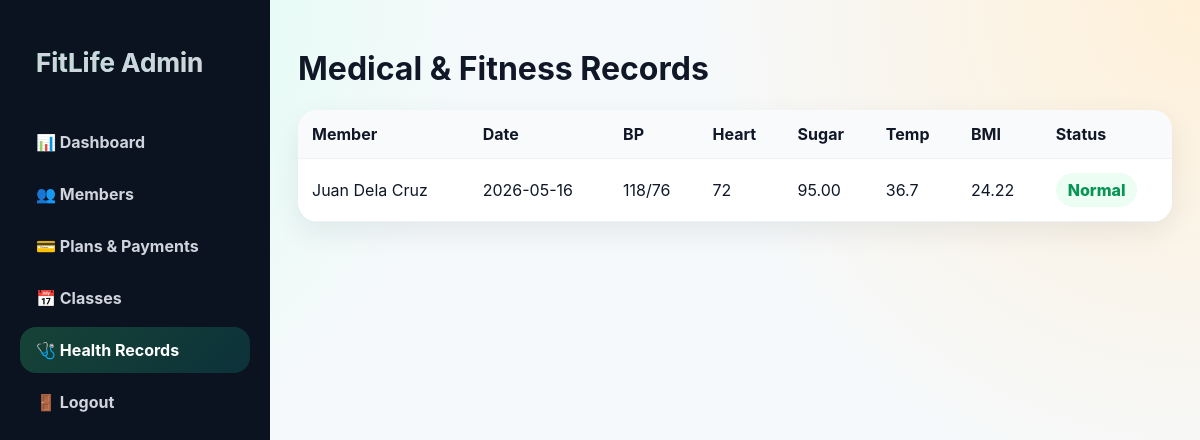
/admin/health.php (signed in), run on the app's committed database.
### tables this page shows
CREATE TABLE health_records(
 id INT AUTO_INCREMENT PRIMARY KEY,
 member_id INT NOT NULL, record_date DATE, systolic INT, diastolic INT, heart_rate INT, temperature DECIMAL(4,1), blood_sugar DECIMAL(6,2), oxygen_level INT, weight_kg DECIMAL(6,2), bmi DECIMAL(5,2), status VARCHAR(120), notes TEXT,
 FOREIGN KEY(member_id) REFERENCES members(id) ON DELETE CASCADE
);

CREATE TABLE users(
 id INT AUTO_INCREMENT PRIMARY KEY,
 full_name VARCHAR(120) NOT NULL,
 username VARCHAR(60) NULL UNIQUE,
 email VARCHAR(120) NOT NULL UNIQUE,
 password VARCHAR(255) NOT NULL,
 role ENUM('user') NOT NULL DEFAULT 'user',
 status ENUM('active','inactive') DEFAULT 'active',
 created_at TIMESTAMP DEFAULT CURRENT_TIMESTAMP
);

### web/config/auth.php (called while the page is built, shortened)
<?php
function e($str){ return htmlspecialchars((string)$str, ENT_QUOTES, 'UTF-8'); }
?>

### web/admin/health.php (the view)
<?php require '../config/database.php'; require_once '../config/auth.php'; require_role('admin'); $rows=mysqli_query($conn,"SELECT h.*,u.full_name FROM health_records h JOIN members m ON h.member_id=m.id JOIN users u ON m.user_id=u.id ORDER BY h.record_date DESC"); ?>
<!DOCTYPE html><html><head><title>Health Records</title><link rel="stylesheet" href="../assets/css/style.css"></head><body><div class="layout"><?php include '_nav.php'; ?><main class="main"><h1>Medical & Fitness Records</h1><table class="table"><tr><th>Member</th><th>Date</th><th>BP</th><th>Heart</th><th>Sugar</th><th>Temp</th><th>BMI</th><th>Status</th></tr><?php while($r=mysqli_fetch_assoc($rows)):?><tr><td><?=e($r['full_name'])?></td><td><?=$r['record_date']?></td><td><?=$r['systolic']?>/<?=$r['diastolic']?></td><td><?=$r['heart_rate']?></td><td><?=$r['blood_sugar']?></td><td><?=$r['temperature']?></td><td><?=$r['bmi']?></td><td><span class="badge"><?=e($r['status'])?></span></td></tr><?php endwhile;?></table></main></div></body></html>

### web/assets/css/style.css (style rules this page uses)
:root { --green:#37d67a;--teal:#12c2b0;--orange:#ff8a3d;--dark:#101828;--muted:#667085;--bg:#f6f9fb;--card:#fff;--danger:#ef4444;--warn:#f59e0b;--radius:24px;--shadow:0 20px 55px rgba(16,24,40,.12) }
* { box-sizing:border-box }
body { margin:0;font-family:Inter,Segoe UI,Arial,sans-serif;background:radial-gradient(circle at top left,#d7fff0,transparent 34%),radial-gradient(circle at top right,#fff0d8,transparent 35%),var(--bg);color:var(--dark) }
.layout { display:grid;grid-template-columns:270px 1fr;min-height:100vh }
.main { padding:28px }
.table { width:100%;border-collapse:collapse;background:white;border-radius:20px;overflow:hidden;box-shadow:0 10px 30px rgba(16,24,40,.08) }
.table th,.table td { padding:14px;border-bottom:1px solid #eef2f6;text-align:left }
.table th { background:#f9fafb }
.badge { padding:7px 12px;border-radius:999px;background:#ecfdf3;color:#079455;font-weight:800;display:inline-block }

### data on the page
health_records: users.full_name "Juan Dela Cruz", record_date "2026-05-16", systolic "118", diastolic "76", heart_rate "72", blood_sugar "95.00", temperature "36.7", bmi "24.22", status "Normal"
